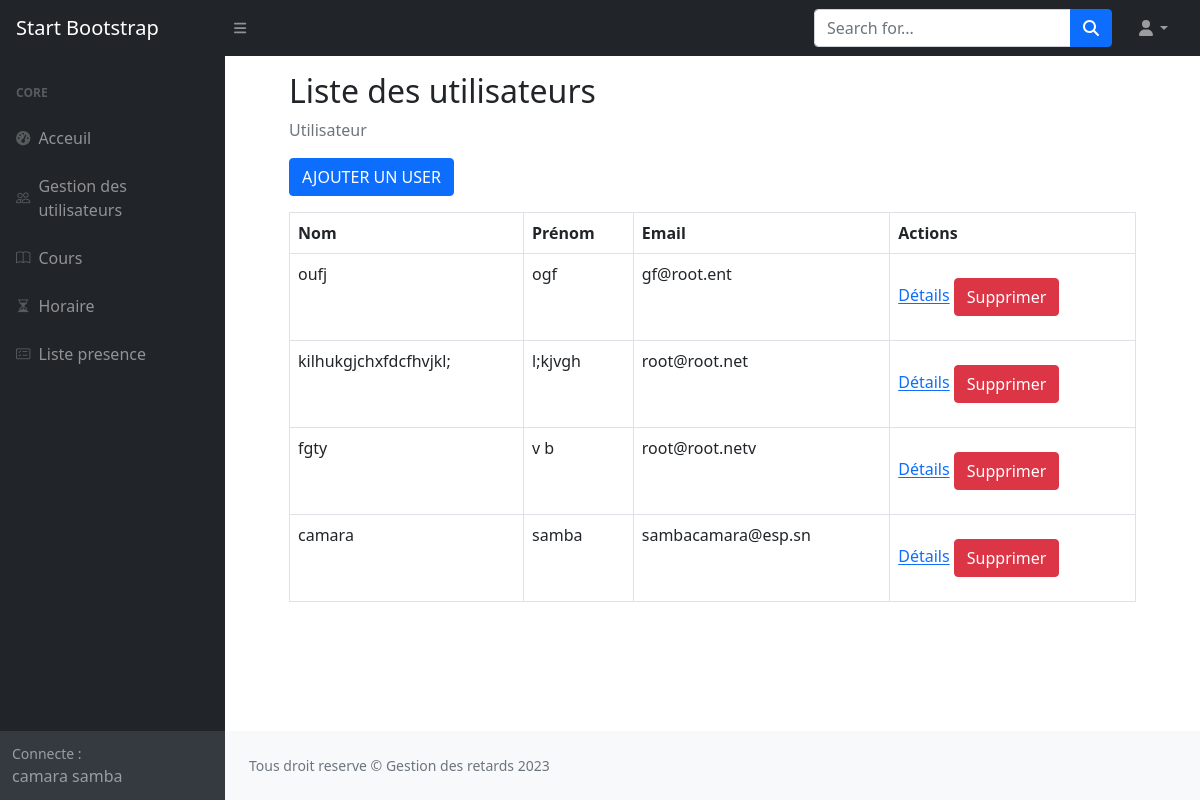
The page /controller/gestion/ (signed in) on the database as committed earlier.
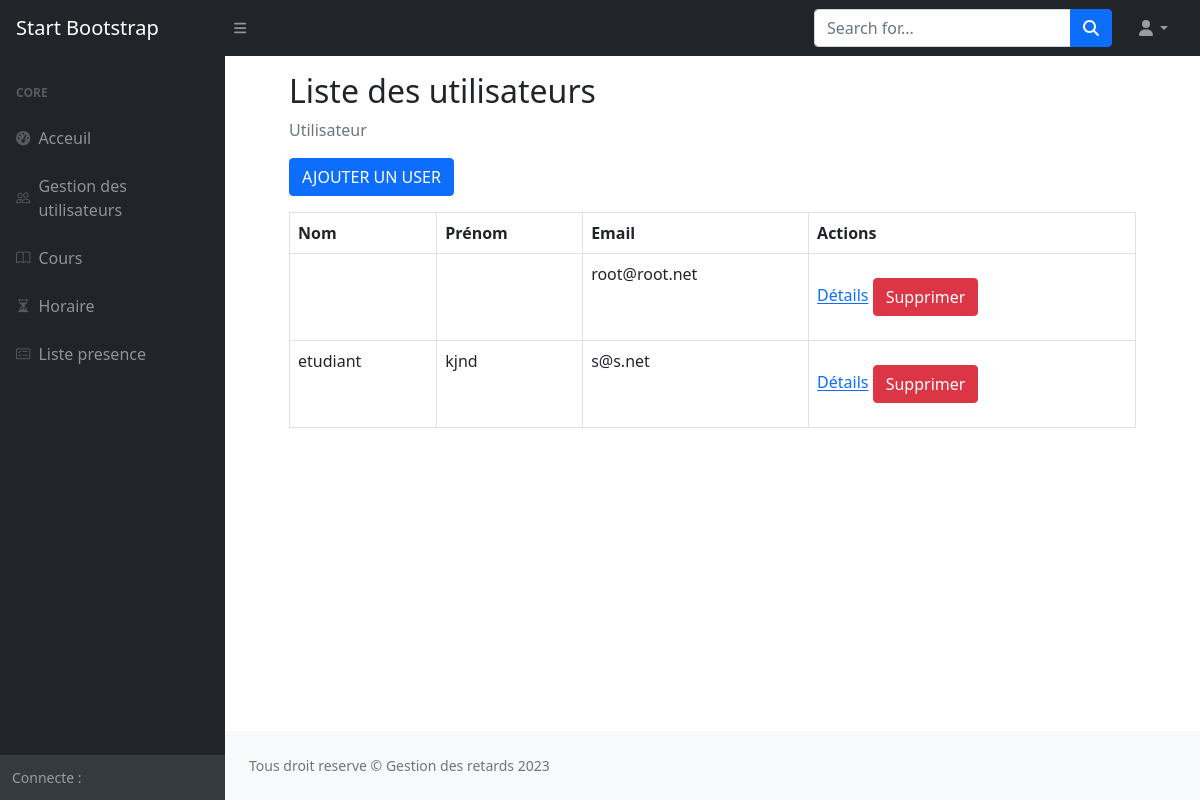
The same page on the database as committed later.
### core/models.py (models this page shows, shortened)
class User(AbstractUser):
    email = models.EmailField(unique=True, null=True)
    type = models.CharField(max_length=255, choices=TYPE)
    username = None
    USERNAME_FIELD = 'email'
    REQUIRED_FIELDS = []
    objects = CustomUserManager()

### core/views.py (the view)
# urls.py: path("gestion/", gestion_utilisateur, name="gestion_utilisateur"),
@login_required
def gestion_utilisateur(request):
    users = User.objects.all()
    return render(request, 'core/utilisateur.html', locals())

### core/templates/core/utilisateur.html (shortened to what this page needs)
{% extends 'base_admin.html' %}
{% load crispy_forms_tags %}
{% load crispy_forms_filters %}
{% block main %}
    <main class="container-fluid">
        <div class="container-fluid">
            <div class="p-3 w-100 container-fluid">
                <h2>Liste des utilisateurs</h2>
                <ol class="breadcrumb mb-3">
                    <li class="breadcrumb-item active">Utilisateur</li>
                </ol>
                <a class="btn btn-primary mb-3" href="{% url 'creation_utilisateur' %}">AJOUTER UN USER</a>
                <table class="table table-bordered">
                    <thead>
                        <tr>
                            <th>Nom</th>
                            <th>Prénom</th>
                            <th>Email</th>
                            <th>Actions</th>
                        </tr>
                    </thead>
                    <tbody>
                        {% for user in users %}
                            <tr>
                                <td>{{ user.first_name }}</td>
                                <td>{{ user.last_name }}</td>
                                <td>{{ user.email }}</td>
                                <td>
                                    <a href="{% url 'detail_utilisateur' user.id %}">Détails</a>
                                    <a onclick="return confirm('Etes vous sur de vouloir dupprimer l\'utilisateur')" href="{% url 'supprimer_user' user.id %}" class="btn btn-danger mt-3 mb-3">Supprimer</a>
                                </td>
                            </tr>
                        {% endfor %}
                    </tbody>
                </table>
            </div>
        </div>
    </main>
{% endblock %}

### templates/base_admin.html (shortened to what this page needs)
{% load static %}
<!DOCTYPE html>
<html lang="en">
    <head>
        <link href="{% static 'css/styles.css' %}" rel="stylesheet" />
        <link href="{% static 'css/bootstrap.css' %}" rel="stylesheet" />
        <link rel="stylesheet" href="https://cdn.jsdelivr.net/npm/bootstrap-icons@1.3.0/font/bootstrap-icons.css">
        <link href="https://cdn.jsdelivr.net/npm/simple-datatables@7.1.2/dist/style.min.css" rel="stylesheet" />
    </head>
    <body class="sb-nav-fixed">
        <nav class="sb-topnav navbar navbar-expand navbar-dark bg-dark">
            <a class="navbar-brand ps-3" href="">Start Bootstrap</a>
            <button class="btn btn-link btn-sm order-1 order-lg-0 me-4 me-lg-0" id="sidebarToggle" href="#!"><i class="fas fa-bars"></i></button>
            <form class="d-none d-md-inline-block form-inline ms-auto me-0 me-md-3 my-2 my-md-0">
                <div class="input-group">
                    <input class="form-control" type="text" placeholder="Search for..." aria-label="Search for..." aria-describedby="btnNavbarSearch" />
                    <button class="btn btn-primary" id="btnNavbarSearch" type="button"><i class="fas fa-search"></i></button>
                </div>
            </form>
            <ul class="navbar-nav ms-auto ms-md-0 me-3 me-lg-4">
                <li class="nav-item dropdown">
                    <a class="nav-link dropdown-toggle" id="navbarDropdown" href="#" role="button" data-bs-toggle="dropdown" aria-expanded="false"><i class="fas fa-user fa-fw"></i></a>
                </li>
            </ul>
        </nav>
        <div id="layoutSidenav">
            <div id="layoutSidenav_nav">
                <nav class="sb-sidenav accordion sb-sidenav-dark" id="sidenavAccordion">
                    <div class="sb-sidenav-menu">
                        <div class="nav">
                            <div class="sb-sidenav-menu-heading">Core</div>
                            <a class="nav-link" href="{% url 'index' %}">
                                <div class="sb-nav-link-icon"><i class="fas fa-tachometer-alt"></i></div>
                                Acceuil
                            </a>
                            <a class="nav-link" href="{% url 'gestion_utilisateur' %}">
                                <div class="sb-nav-link-icon"><i class="bi bi-people"></i></div>
                                Gestion des utilisateurs
                            </a>
                            <a class="nav-link" href="{% url 'cours' %}">
                                <div class="sb-nav-link-icon"><i class="bi bi-book"></i></div>
                                Cours
                            </a>
                            <a class="nav-link" href="{% url 'heure' %}">
                                <div class="sb-nav-link-icon"><i class="bi bi-hourglass-split"></i></div>
                                Horaire
                            </a>
                            <a class="nav-link" href="{% url 'presence' %}">
                                <div class="sb-nav-link-icon"><i class="bi bi-card-checklist"></i></div>
                                Liste presence
                            </a>
                        </div>
                    </div>
                    <div class="sb-sidenav-footer">
                        <div class="small">Connecte :</div>
                        <span>{{ user.first_name }}</span> <span>{{ user.last_name }}</span>
                    </div>
                </nav>
            </div>
            <div id="layoutSidenav_content">
                {% block main %}
                {% endblock %}
                <footer class="py-4 bg-light mt-auto">
                    <div class="container-fluid px-4">
                        <div class="d-flex align-items-center justify-content-between small">
                            <div class="text-muted">Tous droit reserve &copy; Gestion des retards 2023</div>
                        </div>
                    </div>
                </footer>
            </div>
        </div>
    </body>

Rows that differ between the two databases and show on the page:
removed User: first_name "camara", last_name "samba", email "sambacamara@esp.sn"
removed User: first_name "oufj", last_name "ogf", email "gf@root.ent"
removed User: first_name "kilhukgjchxfdcfhvjkl;", last_name "l;kjvgh", email "root@root.net"
removed User: first_name "fgty", last_name "v b", email "root@root.netv"
added User: email "root@root.net"
added User: first_name "etudiant", last_name "kjnd", email "s@s.net"
